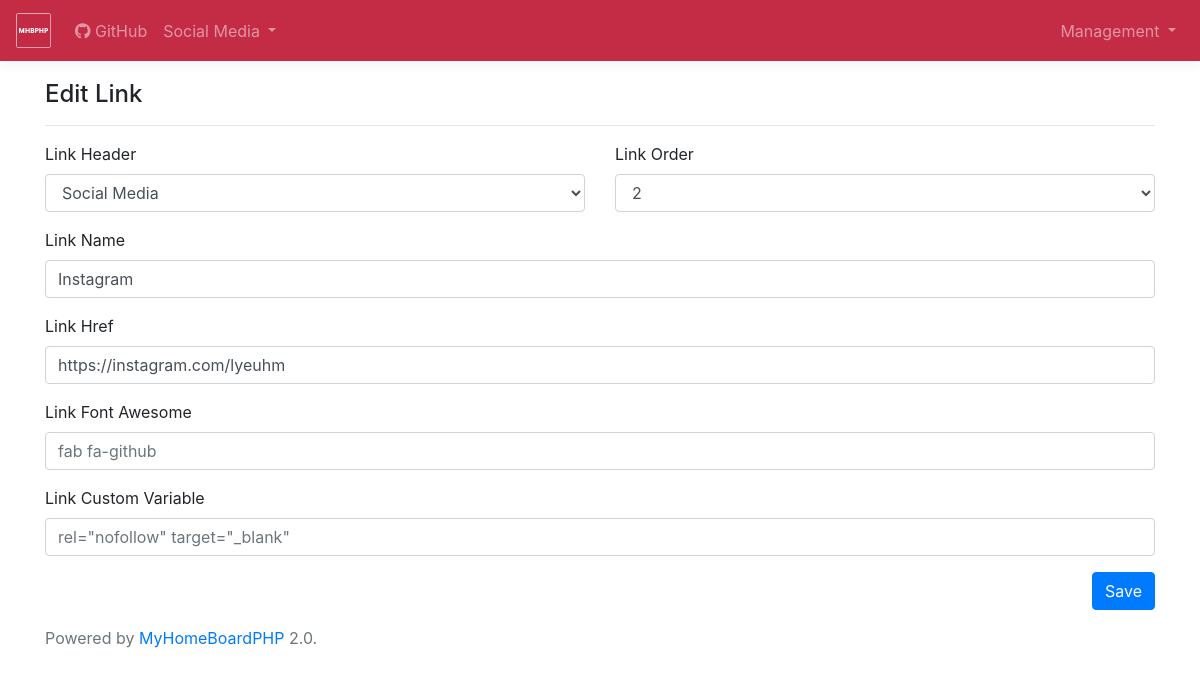
/links/mod.php?id=3&action=edit&type=link, run on the app's committed database.
### tables this page shows
CREATE TABLE `tblLink` (
  `LID` int(255) NOT NULL,
  `HID` int(255) NOT NULL,
  `LinkName` varchar(255) NOT NULL,
  `LinkHref` varchar(255) NOT NULL,
  `LinkOrder` int(255) NOT NULL,
  `LinkCustomVar` varchar(255) NOT NULL,
  `LinkFontAwesome` varchar(255) NOT NULL
);

CREATE TABLE `tblLinkHeaders` (
  `HID` int(255) NOT NULL COMMENT 'Link Header ID',
  `HeaderName` varchar(255) NOT NULL,
  `HeaderLink` varchar(255) NOT NULL,
  `HeaderDDName` varchar(255) NOT NULL COMMENT 'Dropdown Name',
  `HeaderOrder` int(11) NOT NULL,
  `HeaderFontAwesome` varchar(255) NOT NULL
);

### include/db/func.php (called while the page is built, shortened)
<?php
    class MyHomeBoardPHP {
        private $db;
        public function __construct(PDO $db){
        $this->db = $db;
        }
        function AllHeaders()
        {
            $q = "SELECT * FROM `tblLinkHeaders`";
            $query = $this->db->prepare($q);
            $query->execute();
            return $query->fetchall();
        }
        function AllLinkHeaders()
        {
            $q = "SELECT * FROM `tblLinkHeaders` ORDER BY `HeaderOrder` ASC";
            $query = $this->db->prepare($q);
            $query->execute();
            return $query->fetchall();
        }
        function StandaloneLinks()
        {
            $q = "SELECT * FROM `tblLink` WHERE `HID` = '0' ORDER BY `LinkOrder` ASC";
            $query = $this->db->prepare($q);
            $query->execute();
            return $query->fetchall();
        }
        function GetLinkInfo($lid)
        {
            $q = "SELECT * FROM `tblLink` WHERE `LID` = :lid";
            $query = $this->db->prepare($q);
            $query->execute( array('lid'=> $lid) );
            return $query->fetchall();
        }
        function GetLinkCountPerHID($HID)
        {
            $q = "SELECT * FROM `tblLink` WHERE `HID` = :hid";
            $query = $this->db->prepare($q);
            $query->execute( array('hid'=> $HID) );
            return $query->rowCount();
        }
    }
?>

### links/mod.php (the view, shortened to what this page needs)
<?php
    require("../include/db/conn.php");
    require("../include/db/func.php");
    $home = new MyHomeBoardPHP($pdo);
    if(isset($_GET['action']) && isset($_GET['id']) && isset($_GET['type'])){
        $type = htmlentities($_GET['type']);
        $action = htmlentities($_GET['action']);
        $id = htmlentities($_GET['id']);
        if($action == "delete") {
            if ($type == 'link') {
                $name = $home->GetLinkInfo($id)[0]['LinkName'];
                $home->DeleteLink($id);
            } elseif ($type == 'header') {
                $name = $home->GetHeaderInfo($id)[0]['HeaderName'];
                $home->DeleteHeader($id);
            }
            header("location: " . URL . "/links/?action=deleted&name=" . $name . "&type=" . $type);
            die();
        } elseif($action == "edit" && $type == "link") {
            $db_edit_link_HID = $home->GetLinkInfo($id)[0]['HID'];
            $db_edit_linkname = $home->GetLinkInfo($id)[0]['LinkName'];
            $db_edit_linkhref = $home->GetLinkInfo($id)[0]['LinkHref'];
            $db_edit_linkorder = $home->GetLinkInfo($id)[0]['LinkOrder'];
            $db_edit_linkcustomvar = stripslashes($home->GetLinkInfo($id)[0]['LinkCustomVar']);
            $db_edit_linkfontawesome = $home->GetLinkInfo($id)[0]['LinkFontAwesome'];
        } else {
            header("location: " . URL . "/links/");
            die();
        }
    } else {
        header("location: " . URL . "/links/");
        die();
    }
?>
<!doctype html>
<html lang="en">
<head>
  <?php require("../include/style/css.php");?>
</head>
<body>
    <?php require("../include/navigation.php");?>
    <main role="main" class="container">
    <?php  if($type == "link" && $action == "edit") { ?>
        <div class="row">
            <div class="col">
            <h4>Edit Link</h4>
            <hr>
                <form action="" method="post">
                    <div class="row">
                        <div class="col">
                            <div class="form-group">
                                <label for="LinkHeader">Link Header</label>
                                <select class="form-control" id="LinkHeader" name="LinkHeader">
                                    <?php foreach($home->AllHeaders() as $h) { ?>
                                    <option value="<?php print($h['HID']);?>" <?php if($db_edit_link_HID == $h['HID']) { print("selected"); }?>><?php print($h['HeaderName']);?></option>
                                    <?php } ?>
                                </select>
                            </div>
                        </div>
                        <div class="col">
                            <div class="form-group">
                                <label for="LinkOrder">Link Order</label>
                                <select class="form-control" id="LinkOrder" name="LinkOrder">
                                    <?php $linkCount = $home->GetLinkCountPerHID($db_edit_link_HID); $c = 1; while($c < $linkCount + 1) { ?>
                                    <option <?php if($db_edit_linkorder == $c) { print("selected"); }?>><?php print($c);?></option>
                                    <?php $c++; } ?>
                                </select>
                            </div>
                        </div>
                    </div>
                    <div class="form-group">
                        <label for="LinkName">Link Name</label>
                        <input type="text" class="form-control" id="LinkName" name="LinkName" placeholder="MyHomeBoardPHP" value="<?php print($db_edit_linkname);?>" required>
                    </div>
                    <div class="form-group">
                        <label for="LinkHref">Link Href</label>
                        <input type="url" class="form-control" id="LinkHref" name="LinkHref" placeholder="https://github.com/laim/MyHomeBoardPHP" value="<?php print($db_edit_linkhref);?>" required>
                    </div>
                    <div class="form-group">
                        <label for="LinkFontAwesome">Link Font Awesome</label>
                        <input type="text" class="form-control" id="LinkFontAwesome" name="LinkFontAwesome" placeholder="fab fa-github" value="<?php print($db_edit_linkfontawesome);?>">
                    </div>
                    <div class="form-group">
                        <label for="LinkCustomVar">Link Custom Variable</label>
                        <input type="text" class="form-control" id="LinkCustomVar" name="LinkCustomVar" placeholder="rel=&quot;nofollow&quot; target=&quot;_blank&quot;" value="<?php print(htmlentities($db_edit_linkcustomvar));?>">
                    </div>
                    <button type="submit" class="btn btn-primary float-right" id="el_submit" name="el_submit">Save</button>
                </form>
            </div>
        </div>
    <?php } ?>
    <?php require("../include/footer.php"); ?>
    </main>
</body>
</html>

### include/navigation.php (shortened to what this page needs)
<nav class="navbar navbar-expand-md navbar-dark bg-dark bg-custom fixed-top box-shadow">
    <a class="navbar-brand" href="<?php print(URL);?>">
      <?php if(NavShowImage == true) { ?>
        <img class="d-block" src="<?php print(URL);?>/assets/images/<?php print(NavImage);?>" width="<?php print(NavWidth);?>" height="<?php print(NavHeight);?>" alt="Navigation Logo">
      <?php } else { ?>
        <?php print(WebName);?>
      <?php } ?>
      </a>
    <div class="collapse navbar-collapse justify-content-between" id="navbar">
      <ul class="navbar-nav mr-auto ">
        <?php foreach($home->StandaloneLinks() as $SL) { ?>
          <li class="nav-item">
            <a class="nav-link" <?php print(stripslashes($SL['LinkCustomVar']));?> href="<?php print($SL['LinkHref']);?>">
              <span class="<?php print($SL['LinkFontAwesome']);?>"></span>
              <?php print($SL['LinkName']);?>
            </a>
          </li>
        <?php } ?>
        <?php foreach($home->AllLinkHeaders() as $LH) { ?>
        <li class="nav-item dropdown">
          <a class="nav-link dropdown-toggle" href="<?php print($LH['HeaderLink']);?>" id="<?php print($LH['HeaderDDName']);?>" data-toggle="dropdown" aria-haspopup="true" aria-expanded="false">
            <?php print($LH['HeaderName']);?>
          </a>
        </li>
        <?php } ?>
      </ul>
      <ul class="navbar-nav">
      <li class="nav-item dropdown">
      <a class="nav-link dropdown-toggle" href="" id="dropdownManagement" data-toggle="dropdown" aria-haspopup="true" aria-expanded="false">
            Management
          </a>
        </li>
     </ul>
    </div>
  </nav>

### assets/css/custom.css (style rules this page uses)
body { padding-top: 5rem; }
.box-shadow { box-shadow: 0 .25rem .75rem rgba(0, 0, 0, .05); }

### data on the page
tbllink: LinkName "GitHub"
tbllinkheaders: HeaderName "Social Media"
tbllink: LinkHeader "Social Media", LinkOrder "2", LinkName "Instagram", LinkHref "https://instagram.com/lyeuhm"

### other printed values
MHBPHP_Version "2.0"
